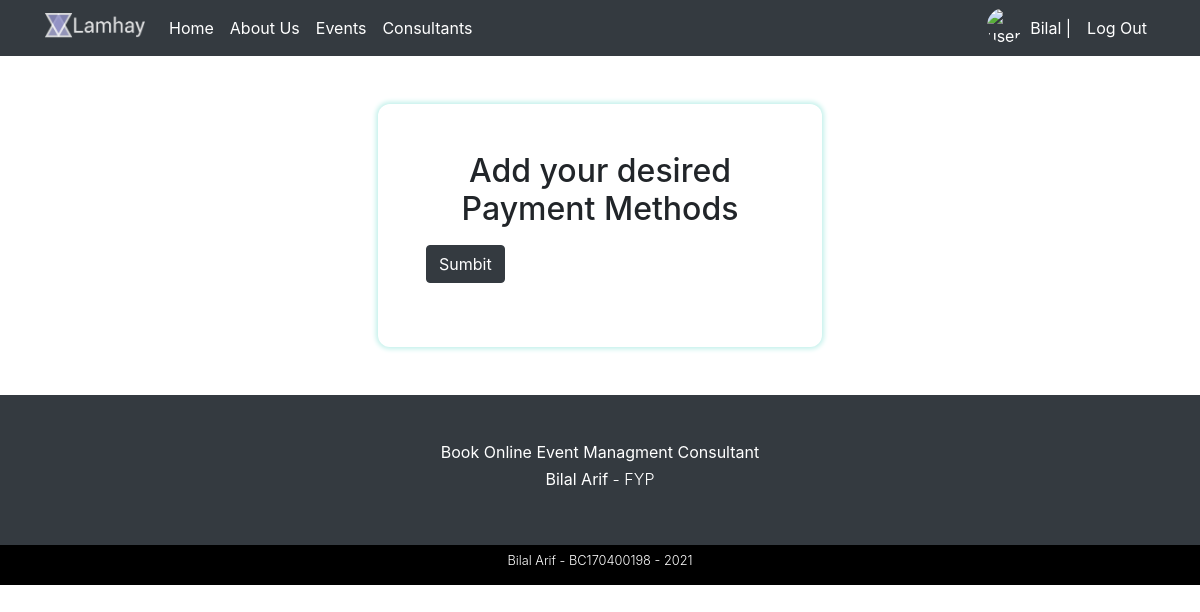
The page /consultant-payment-methods.php (signed in) on the database as committed earlier.
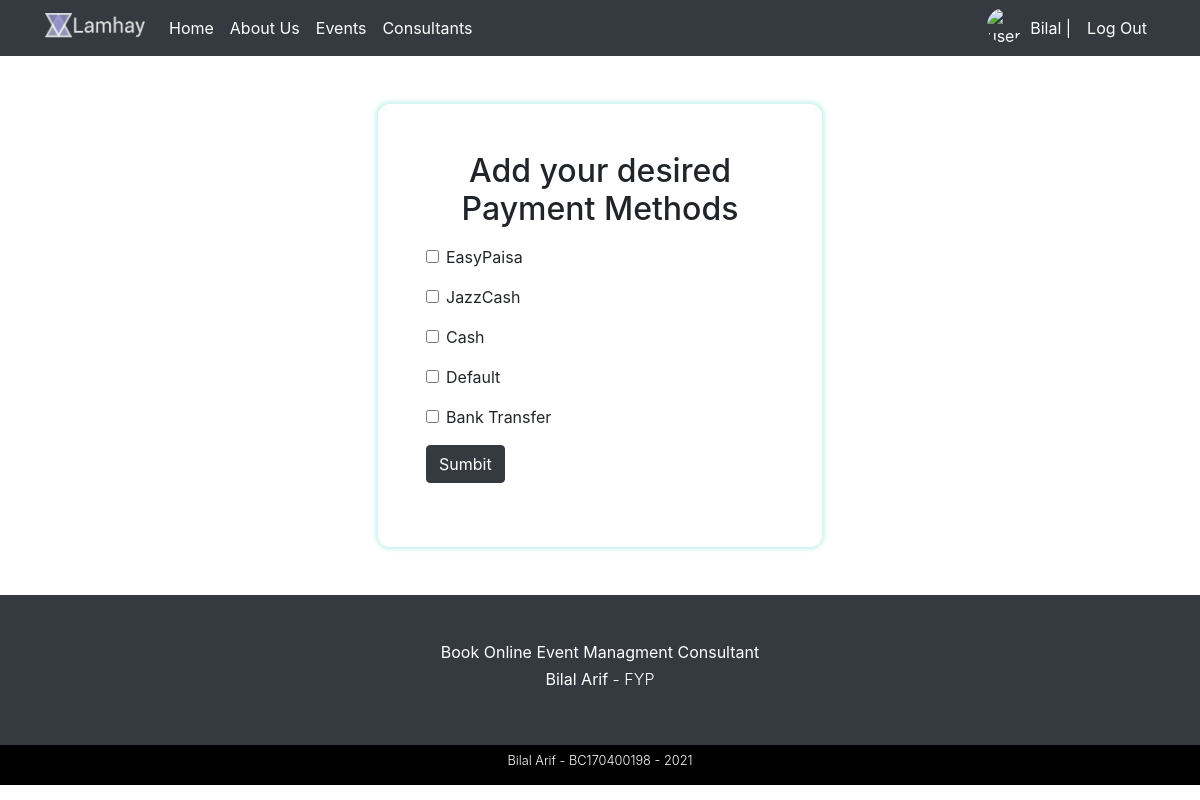
The same page on the database as committed later.
### tables this page shows
CREATE TABLE IF NOT EXISTS `payment_methods` (
  `pm_id` int(11) NOT NULL AUTO_INCREMENT,
  `pm_name` varchar(20) NOT NULL,
  `pm_icon` varchar(255) NOT NULL DEFAULT 'img/payment_methods/default.png',
  `pm_createdAt` datetime NOT NULL DEFAULT CURRENT_TIMESTAMP,
  PRIMARY KEY (`pm_id`)
);

### includes/classes/Database.php (called while the page is built, shortened)
<?php
class Database {
    private $pdo;
    public function __construct(){
        $this->pdo = new PDO("mysql:host=localhost;dbname=lamhey", "Bilal", "123123");
        $this->pdo->setAttribute(PDO::ATTR_ERRMODE, PDO::ERRMODE_EXCEPTION);
    }
    public function queryDB($sql, $mode, $values = array()){
        $stmt = $this->pdo->prepare($sql);
        $stmt->execute();
        if ($mode != Database::SELECTSINGLE && $mode != Database::SELECTALL && $mode != Database::EXECUTE){
            throw new Exception('Invalid Mode');
        }else if ($mode == Database::SELECTSINGLE){
            return $stmt->fetch(PDO::FETCH_ASSOC);
        }else if ($mode == Database::SELECTALL){
            return $stmt->fetchAll(PDO::FETCH_ASSOC);
        }
    }
}

### includes/classes/PaymentMethod.php (called while the page is built, shortened)
<?php
class PaymentMethod {
    protected $db;
    public function __construct(){
        $this->db = new Database();
    }
    public function getPaymentMethodsList() {
        $sql = "SELECT * FROM payment_methods";
        $result =  $this->db->queryDB($sql, DATABASE::SELECTALL);
        return $result;
    }
}

### process/consultant-pm-process.php (the view, shortened to what this page needs)
<?php
$paymentMethod = new PaymentMethod();
$paymentMethodList = $paymentMethod->getPaymentMethodsList();
function paymentMethodInput($value) {
    $name = $value['pm_name'];
    $input =
    <<<HTML
        <div class="form-group">
            <input class="form-check-input" name="payment_methods[]" type="checkbox" value="$name" id="flexCheckDefault">
            <label class="form-check-label" for="flexCheckDefault">$name</label>
        </div>
    HTML;
    echo $input;
}
function paymentList($paymentList) {
    array_map('paymentMethodInput', $paymentList);
}

Rows that differ between the two databases and show on the page:
added payment_methods: pm_name "EasyPaisa"
added payment_methods: pm_name "JazzCash"
added payment_methods: pm_name "Cash"
added payment_methods: pm_name "Default"
added payment_methods: pm_name "Bank Transfer"
Other text that changed with them:
form field value: (not shown) → "☐ ☐ ☐ ☐ ☐"
